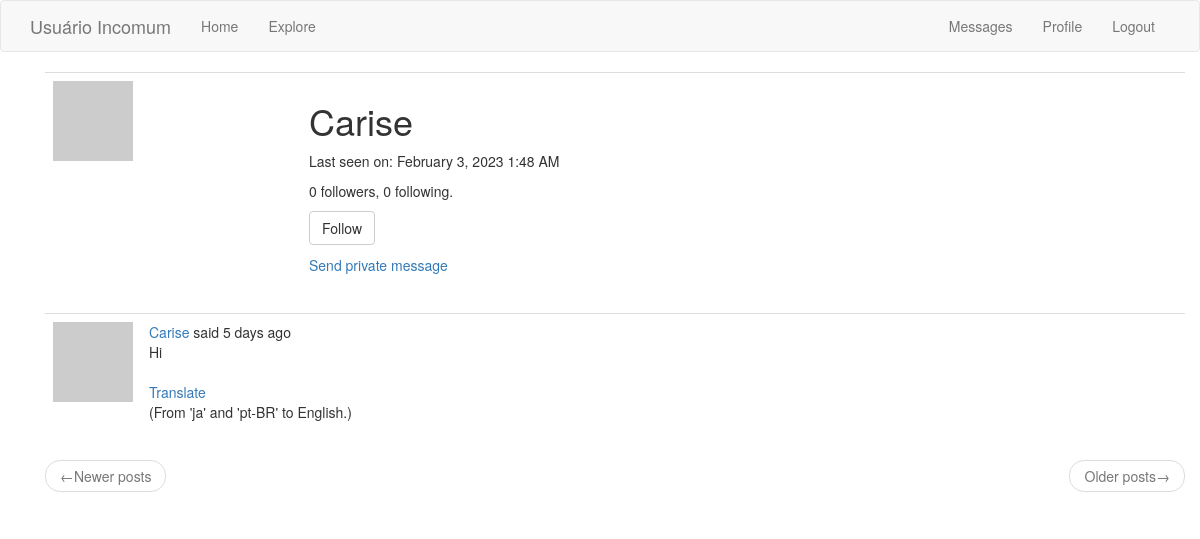
/user/Carise (signed in), run on an earlier commit of the app's database.
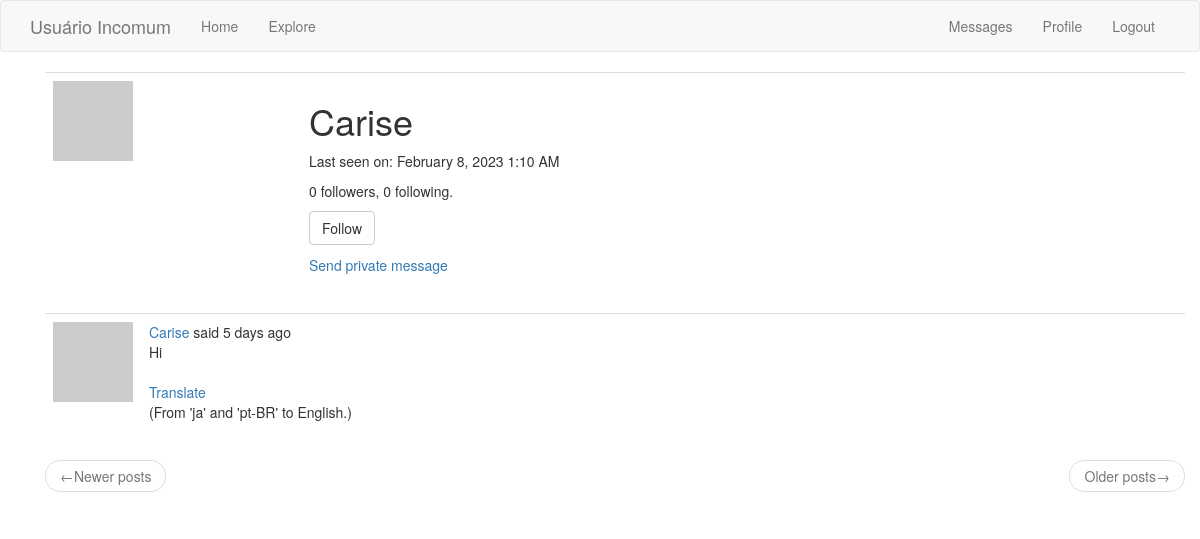
And on a later commit of the database.
### app/models.py (models this page shows, shortened)
class PaginatedAPIMixin(object):
    @staticmethod
    def to_collection_dict(query, page, per_page, endpoint, **kwargs):
        resources = query.paginate(page=page, per_page=per_page,
                                   error_out=False)
        data = {
            'items': [item.to_dict() for item in resources.items],
            '_meta': {
                'page': page,
                'per_page': per_page,
                'total_pages': resources.pages,
                'total_items': resources.total
            },
            '_links': {
                'self': url_for(endpoint, page=page, per_page=per_page,
                                **kwargs),
                'next': url_for(endpoint, page=page + 1, per_page=per_page,
                                **kwargs) if resources.has_next else None,
                'prev': url_for(endpoint, page=page - 1, per_page=per_page,
                                **kwargs) if resources.has_prev else None
            }
        }
        return data

class User(PaginatedAPIMixin, UserMixin, db.Model):
    id = db.Column(db.Integer, primary_key=True)
    username = db.Column(db.String(64), index=True, unique=True)
    email = db.Column(db.String(120), index=True, unique=True)
    password_hash = db.Column(db.String(128))
    posts = db.relationship('Post', backref='author', lazy='dynamic')
    about_me = db.Column(db.String(140))
    last_seen = db.Column(db.DateTime, default=datetime.utcnow)
    token = db.Column(db.String(32), index=True, unique=True)
    token_expiration = db.Column(db.DateTime)
    followed = db.relationship(
        'User', secondary=followers,
        primaryjoin=(followers.c.follower_id == id),
        secondaryjoin=(followers.c.followed_id == id),
        backref=db.backref('followers', lazy='dynamic'), lazy='dynamic')
    messages_sent = db.relationship('Message', foreign_keys='Message.sender_id',
                                    backref='author', lazy='dynamic')
    messages_received = db.relationship('Message', foreign_keys='Message.recipient_id',
                                        backref='recipient', lazy='dynamic')
    last_message_read_time = db.Column(db.DateTime)
    def avatar(self, size):
        digest = md5(self.email.lower().encode('utf-8')).hexdigest()
        return 'https://www.gravatar.com/avatar/{}?d=identicon&s={}'.format(
            digest, size)
    def is_following(self, user):
        return self.followed.filter(
            followers.c.followed_id == user.id).count() > 0
    def new_messages(self):
        last_read_time = self.last_message_read_time or datetime(1900, 1, 1)
        return Message.query.filter_by(recipient=self).filter(
            Message.timestamp > last_read_time).count()

class Post(db.Model):
    id = db.Column(db.Integer, primary_key=True)
    body = db.Column(db.String(140))
    timestamp = db.Column(db.DateTime, index=True, default=datetime.utcnow)
    user_id = db.Column(db.Integer, db.ForeignKey('user.id'))
    language = db.Column(db.String(5))

### app/main/routes.py (the view)
@bp.route('/user/<username>')
@login_required
def user(username):
    user = User.query.filter_by(username=username).first_or_404()
    page = request.args.get('page', 1, type=int)
    posts = user.posts.order_by(Post.timestamp.desc()).paginate(
        page=page, per_page=current_app.config['POSTS_PER_PAGE'],
        error_out=False)
    next_url = url_for('main.user', username=user.username,
                       page=posts.next_num) if posts.has_next else None
    prev_url = url_for('main.user', username=user.username,
                       page=posts.prev_num) if posts.has_prev else None
    form = EmptyForm()
    return render_template('user.html', user=user, posts=posts.items,
                           next_url=next_url, prev_url=prev_url, form=form)

### app/main/forms.py
class EmptyForm(FlaskForm):
    submit = SubmitField('Submit')

### app/main/routes.py (called while the page is built)
@bp.before_app_request
def before_request():
    if current_user.is_authenticated:
        current_user.last_seen = datetime.utcnow()
        db.session.commit()
    g.locale = str(get_locale())

### app/models.py (called while the page is built)
@login.user_loader
def load_user(id):
    return User.query.get(int(id))

### app/templates/user.html (shortened to what this page needs)
{% extends "base.html" %}
{% block app_content %}
<div class="container">
    <table class="table table-hover">
        <tr>
            <td width="256px"><img src="{{ user.avatar(150) }}"></td>
            <td>
                <h1>{{ user.username }}</h1>
                {% if user.last_seen %}
                <p>Last seen on: {{ moment(user.last_seen).format('LLL') }}</p>
                {% endif %}
                <p>{{ user.followers.count() }} followers, {{ user.followed.count() }} following.</p>
                {% if user == current_user %}
                <p><a href="{{ url_for('main.edit_profile') }}">Edit your profile</a></p>
                {% elif not current_user.is_following(user) %}
                <p>
                    <form action="{{ url_for('main.follow', username=user.username) }}" method="post">
                        {{ form.submit(value=('Follow'), class_='btn btn-default') }}
                    </form>
                </p>
                {% endif %}
                {% if user != current_user %}
                <p><a href="{{ url_for('main.send_message', recipient=user.username) }}">{{ _('Send private message') }}</a></p>
                {% endif %}
            </td>
        </tr>
    </table>
    {% for post in posts %}
        {% include '_post.html' %}
    {% endfor %}
    <nav aria-label="...">
        <ul class="pager">
            <li class="previous{% if not prev_url %} disabled{% endif %}">
                <a href="{{ prev_url or '#' }}">
                    <span aria-hidden="true">&larr;</span>Newer posts
                </a>
            </li>
            <li class="next{% if not next_url %} disabled{% endif %}">
                <a href="{{ next_url or '#' }}">
                    Older posts<span aria-hidden="true">&rarr;</span>
                </a>
            </li>
        </ul>
    </nav>
</div>
{% endblock %}

### app/templates/base.html (shortened to what this page needs)
{% extends 'bootstrap/base.html' %}  {%
block navbar %}
<nav class="navbar navbar-default">
  <div class="container">
    <div class="navbar-header">
      <a class="navbar-brand" href="{{ url_for('main.index') }}"
        >Usuário Incomum</a
      >
    </div>
    <div class="collapse navbar-collapse" id="bs-example-navbar-collapse-1">
      <ul class="nav navbar-nav">
        <li><a href="{{ url_for('main.index') }}">{{ _('Home') }}</a></li>
        <li><a href="{{ url_for('main.explore') }}">{{ _('Explore') }}</a></li>
      </ul>
      <ul class="nav navbar-nav navbar-right">
        {% if current_user.is_anonymous %}
        <li><a href="{{ url_for('auth.login') }}">{{ _('Login') }}</a></li>
        {% else %}
        <li>
          <a href="{{ url_for('main.messages') }}">
            {{ _('Messages') }} {% set new_messages =
            current_user.new_messages() %}
          </a>
        </li>
        <li>
          <a href="{{ url_for('main.user', username=current_user.username) }}"
            >{{ _('Profile') }}
          </a>
        </li>
        <li><a href="{{ url_for('auth.logout') }}">{{ _('Logout') }}</a></li>
        {% endif %}
      </ul>
    </div>
  </div>
</nav>
{% endblock %} {% block content %}
<div class="container">
   {% block app_content %}{% endblock %}
</div>
{% endblock %}

### app/templates/_post.html (shortened to what this page needs)
<table class="table table-hover">
  <tr>
    <td width="70px">
      <a href="{{ url_for('main.user', username=post.author.username) }}">
        <img src="{{ post.author.avatar(70) }}" />
      </a>
    </td>
    <td>
       {{ _('%(username)s said %(when)s', username=user_link,
      when=moment(post.timestamp).fromNow()) }}
      <br />
      <span id="post{{ post.id }}">{{ post.body }}</span>
      {% if post.language and post.language != g.locale %}
      <br /><br />
      <span id="translation{{ post.id }}">
        <a
          href="javascript:translate(
                          '#post{{ post.id }}',
                          '#translation{{ post.id }}',
                          '{{ post.language }}',
                          '{{ g.locale }}');"
          >{{ _('Translate') }}</a
        >
        <p>(From 'ja' and 'pt-BR' to English.)</p>
      </span>
      {% endif %}
    </td>
  </tr>
</table>

What changed in the data, as far as the page shows it:
changed User "Carise": last_seen "February 3, 2023 1:48 AM" → "February 8, 2023 1:10 AM"
